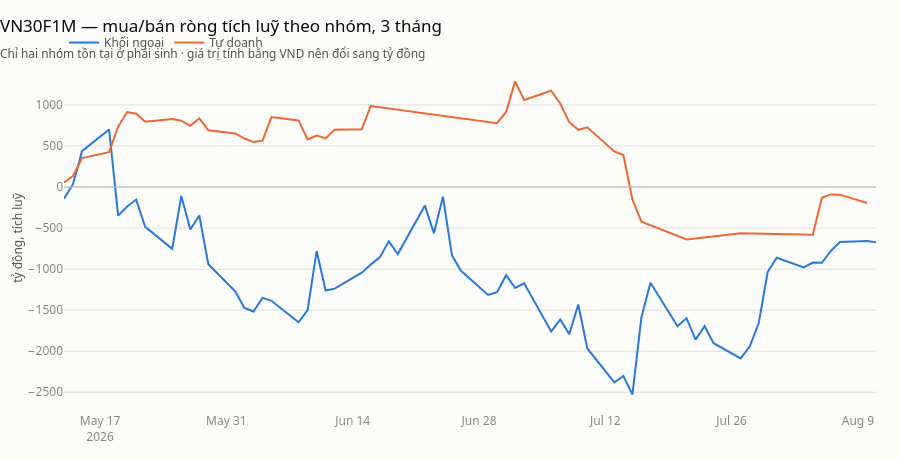

Notebook code cell kept with this figure:
### Code cell
tich = (
    dong_ps.sort_values("date")
    .assign(tich_luy=lambda d: d.groupby("group", observed=True)["net_value"].cumsum() / 1e9)
)
ten_nhom = {"foreign": "Khối ngoại", "proprietary": "Tự doanh"}
tich["nhom"] = tich["group"].map(ten_nhom)

duong(
    tich,
    x="date",
    y="tich_luy",
    theo="nhom",
    tieu_de=f"{HD} — mua/bán ròng tích luỹ theo nhóm, 3 tháng",
    phu_de="Chỉ hai nhóm tồn tại ở phái sinh · giá trị tính bằng VND nên đổi sang tỷ đồng",
    nhan_y="tỷ đồng, tích luỹ",
    moc_khong=True,
)
